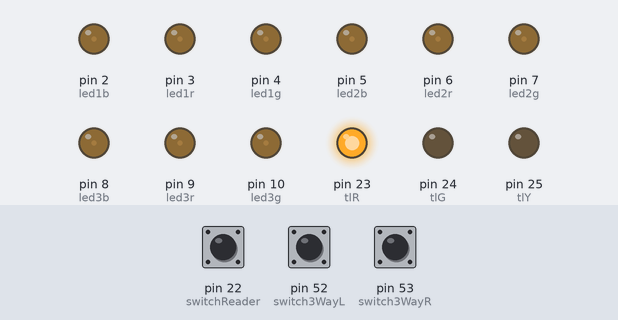
Recording of a sketch running on a simulated Arduino Mega 2560, built with avr-gcc and run on an emulated ATmega2560. Shown: output pins drawn as LEDs (lit = HIGH). Inputs (shaded band) come from the test bench; at power-on: pin 22 (switchReader) HIGH, pin 53 (switch3WayR) HIGH, pin 52 (switch3WayL) HIGH. What the sketch prints to the serial monitor is not drawn.

Above: at 1.2 s.
1.3 s: pin 22 (switchReader) pulled LOW for 0.15 s
At 2.0 s:
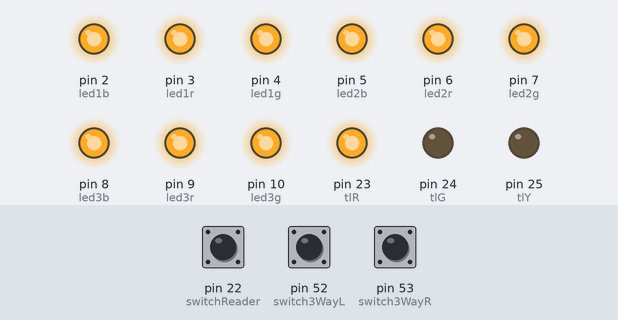
4.4 s: pin 53 (switch3WayR) pulled LOW for 0.15 s
At 5.8 s:
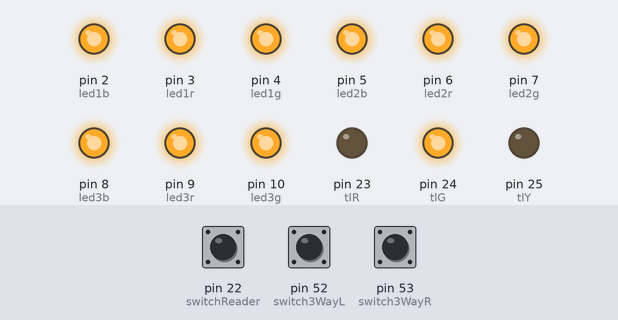
6.1 s: pin 53 (switch3WayR) pulled LOW for 3.2 s
At 7.2 s:
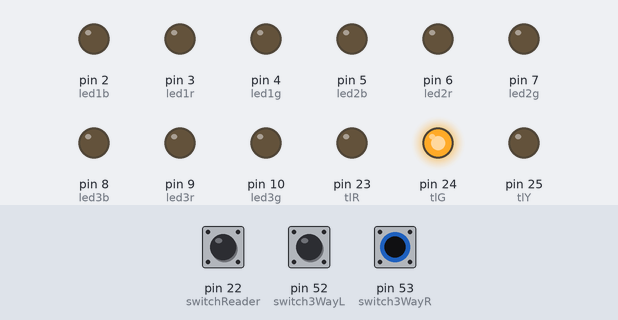
10.8 s: pin 53 (switch3WayR) pulled LOW for 3.2 s
At 14.9 s:
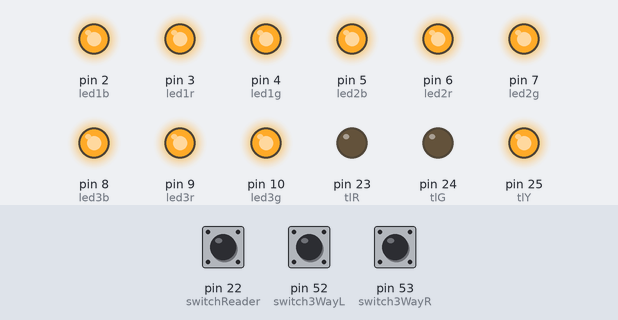
16.8 s: pin 53 (switch3WayR) pulled LOW for 1 s
At 17.2 s:
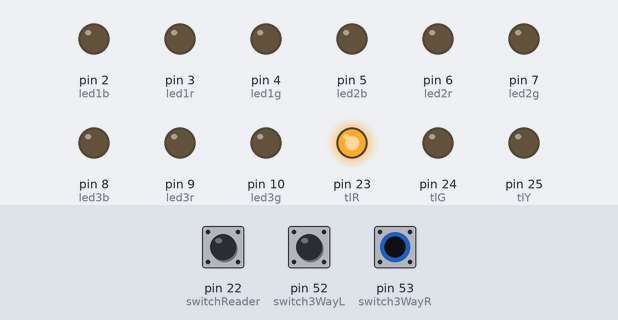
19.3 s: pin 22 (switchReader) pulled LOW for 1 s
At 20.4 s:
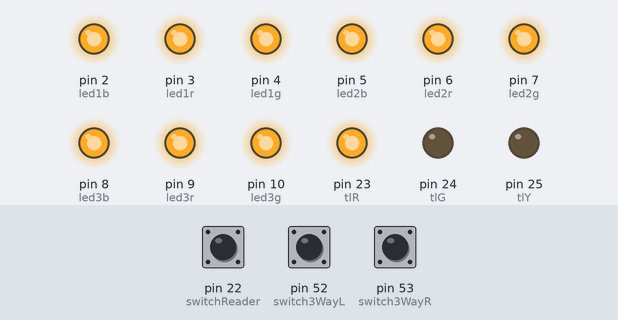
Timing chart, 0 to 32.8 s (numbered marks = the images above; inputs shaded):
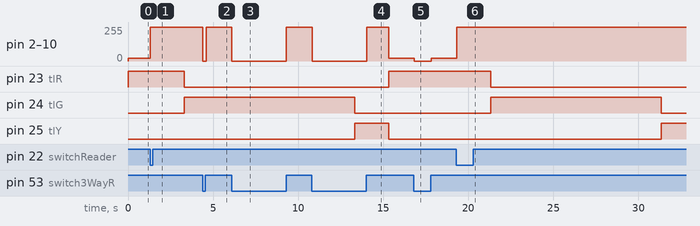

Measured:
- after the input at 1.3 s, pin 2 (led1b), pin 3 (led1r), pin 4 (led1g), pin 5 (led2b), pin 6 (led2r), pin 7 (led2g), pin 8 (led3b), pin 9 (led3r), pin 10 (led3g): 20/255 → 255/255 at once; pin 23 (tlR): HIGH → LOW after 2.0 s; pin 24 (tlG): LOW → HIGH after 2.0 s
- after the input at 4.4 s, pin 2 (led1b), pin 3 (led1r), pin 4 (led1g), pin 5 (led2b), pin 6 (led2r), pin 7 (led2g), pin 8 (led3b), pin 9 (led3r), pin 10 (led3g): 255/255 → 0/255 at once, → 255/255 0.20 s later
- after the input at 6.1 s, pin 2 (led1b), pin 3 (led1r), pin 4 (led1g), pin 5 (led2b), pin 6 (led2r), pin 7 (led2g), pin 8 (led3b), pin 9 (led3r), pin 10 (led3g): 255/255 → 0/255 at once, → 255/255 3.2 s later
- after the input at 10.8 s, pin 2 (led1b), pin 3 (led1r), pin 4 (led1g), pin 5 (led2b), pin 6 (led2r), pin 7 (led2g), pin 8 (led3b), pin 9 (led3r), pin 10 (led3g): 255/255 → 0/255 at once, → 255/255 3.2 s later, → 20/255 1.3 s later
- after the input at 16.8 s, pin 2 (led1b), pin 3 (led1r), pin 4 (led1g), pin 5 (led2b), pin 6 (led2r), pin 7 (led2g), pin 8 (led3b), pin 9 (led3r), pin 10 (led3g): 20/255 → 0/255 at once, → 20/255 1.0 s later
- after the input at 19.3 s, pin 2 (led1b), pin 3 (led1r), pin 4 (led1g), pin 5 (led2b), pin 6 (led2r), pin 7 (led2g), pin 8 (led3b), pin 9 (led3r), pin 10 (led3g): 20/255 → 255/255 at once; pin 23 (tlR): HIGH → LOW after 2.0 s; pin 24 (tlG): LOW → HIGH after 2.0 s, → LOW 10.0 s later; pin 25 (tlY): LOW → HIGH after 12.1 s

The sketch:

projet_iot.ino
```cpp
/*
  PROJET IOT MAXENCE GELIG / AMAURY BRISACH
*/

// Déclaration des ports

// 3 lumieres RGB
int led1b = 2;
int led1r = 3;
int led1g = 4;

int led2b = 5;
int led2r = 6;
int led2g = 7;

int led3b = 8;
int led3r = 9;
int led3g = 10;

// Trafic Light
int tlR = 23;
int tlY = 25;
int tlG = 24;

char etatTraficLight;
bool isVoitureWaiting;
float currentTime;
float passageVertTime;
float passageJauneTime;
float passageRougeTime;


// Switch 3 ways
int switch3WayL = 52;
int switch3WayR = 53;

// Magnetic Switch
int switchReader = 22;

int mode;


void setup() {
  // put your setup code here, to run once:
  Serial.begin(9600);
  initPin();
  isVoitureWaiting = false;
  etatTraficLight = 'R';
  setTraficLightColor(etatTraficLight);

}

void loop() {
  // put your main code here, to run repeatedly:


  // Si pas de voiture actuellement, vérifier si il y'a une voiture qui attend
  if (isVoitureWaiting == false) {
    isVoitureWaiting = getIsVoiture();

    // Si une voiture vient d'arriver, on récupère le current time, et le time où le feu passera au vert
    if(isVoitureWaiting == true) {
      currentTime = getCurrentTime();
      passageVertTime = trafficLightGoGreen(currentTime);
      passageJauneTime = trafficLightGoYellow(passageVertTime);
      passageRougeTime = trafficLightGoRed(passageJauneTime);
    } else {
      passageVertTime = 0;
      passageJauneTime = 0;
      passageRougeTime = 0;
    }


  }

  if(isVoitureWaiting == true) {

    currentTime = getCurrentTime();
    if(currentTime > passageRougeTime) {
      setTraficLightColor('R');
      etatTraficLight = 'R';
      isVoitureWaiting = false;
    } else if(currentTime > passageJauneTime) {
      setTraficLightColor('Y');
      etatTraficLight = 'Y';
    } else if(currentTime > passageVertTime) {
      setTraficLightColor('G');
      etatTraficLight = 'G';
    }
  } else {
    Serial.println("non");
  }


  mode = getSwitch3WayValue();

  switch(mode) {
    case 0 :
      modeJour();
      break;
    case 1 :
      modeSoir(isVoitureWaiting);
      break;
    case 2 :
      modeNuit();
      break;
  }


  delay(100);
}

// Initialisation des pins
void initPin() {
  // 3 lumieres RGB
  pinMode(led1b, OUTPUT);
  pinMode(led1r, OUTPUT);
  pinMode(led1g, OUTPUT);

  pinMode(led2b, OUTPUT);
  pinMode(led2r, OUTPUT);
  pinMode(led2g, OUTPUT);

  pinMode(led3b, OUTPUT);
  pinMode(led3r, OUTPUT);
  pinMode(led3g, OUTPUT);

  // Switch 3 ways
  pinMode(switch3WayL, INPUT_PULLUP);
  pinMode(switch3WayR, INPUT_PULLUP);

  // Magnetic Switch
  pinMode(switchReader, INPUT_PULLUP);

  // Trafic Light
  pinMode(tlR, OUTPUT);
  pinMode(tlY, OUTPUT);
  pinMode(tlG, OUTPUT);

}

int getSwitch3WayValue() {

  int valueL = digitalRead(switch3WayL);
  int valueR = digitalRead(switch3WayR);
  int valueSwitch;

  if(valueL == 0) {
    // Switch à droite
    valueSwitch = 2;

  } else if(valueR == 0) {
    // Switch à gauche
    valueSwitch = 0;
  } else {
    // Switch au milieu
    valueSwitch = 1;
  }

  return valueSwitch;
}

bool getIsVoiture() {
  int switchValue = digitalRead(switchReader);
  if(switchValue == 1) {
    return false;
  } else {
    return true;
  }
}


void modeJour() {
  setAllLightVal(0);
}

void modeSoir(bool isVoitureWaiting) {
  if(isVoitureWaiting == true) {
    setAllLightVal(255);
  } else {
    setAllLightVal(20);
  }

}

void modeNuit() {
  setAllLightVal(255);
}

void setAllLightVal(int val) {
  setLight1Val(val);
  setLight2Val(val);
  setLight3Val(val);
}

void setLight1Val(int val) {
  analogWrite(led1b, val);
  analogWrite(led1r, val);
  analogWrite(led1g, val);
}

void setLight2Val(int val) {
  analogWrite(led2b, val);
  analogWrite(led2r, val);
  analogWrite(led2g, val);
}

void setLight3Val(int val) {
  analogWrite(led3b, val);
  analogWrite(led3r, val);
  analogWrite(led3g, val);
}


void setTraficLightColor(char color) {

  switch(color) {
    case 'R' :
      digitalWrite(tlR, HIGH);
      digitalWrite(tlY, LOW);
      digitalWrite(tlG, LOW);
      break;
    case 'Y' :
      digitalWrite(tlR, LOW);
      digitalWrite(tlY, HIGH);
      digitalWrite(tlG, LOW);
      break;
    case 'G' :
      digitalWrite(tlR, LOW);
      digitalWrite(tlY, LOW);
      digitalWrite(tlG, HIGH);
      break;
  }

}

float getCurrentTime() {
  return (float)millis() / 1000;
}


float trafficLightGoGreen(float referenceTime) {
  return referenceTime + 2;
}

float trafficLightGoYellow(float referenceTime) {
  return referenceTime + 10;
}

float trafficLightGoRed(float referenceTime) {
  return referenceTime + 2;
}
```
